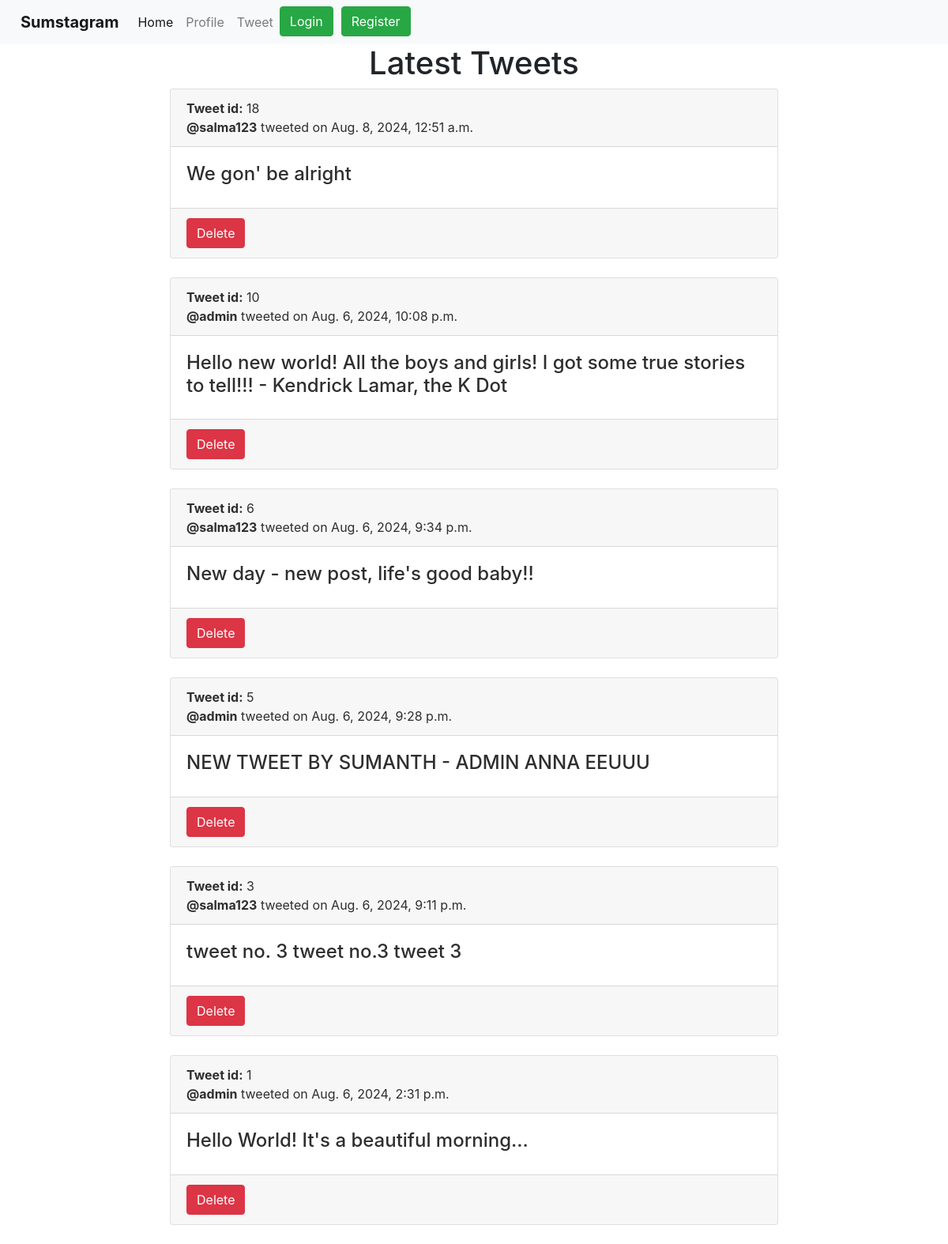
Before: / with the older database file.
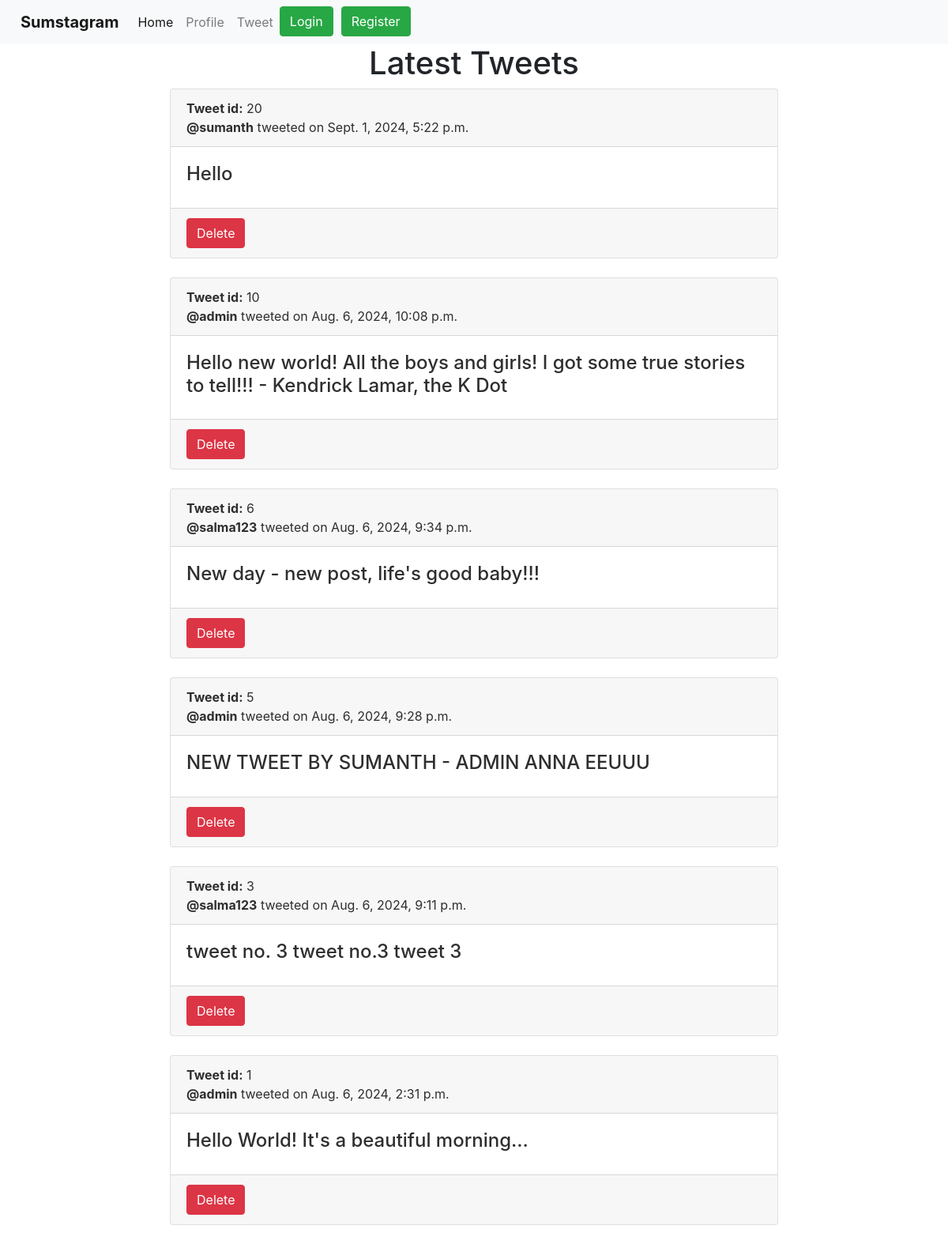
After: the same page with the newer database file.
### app1/models.py (models this page shows, shortened)
class Tweet(models.Model):
    usern = models.CharField(max_length=20)
    date = models.DateTimeField(auto_now_add=True)
    tweet = models.CharField(max_length=300)
    likes = models.ManyToManyField(User, related_name="post_likes")
    dislikes = models.ManyToManyField(User, related_name="post_dislikes")

### app1/views.py (the view)
# urls.py: path("", views.render_home, name="home"),
def render_home(request):
    all = Tweet.objects.all()[::-1]
    print(request.user)
    return render(request, "index.html", {"all": all})

### templates/index.html (shortened to what this page needs)
<!DOCTYPE html>
<html lang="en">
<!doctype html>
<html lang="en">
<head>
    <link href="https://cdn.jsdelivr.net/npm/bootstrap@5.3.3/dist/css/bootstrap.min.css" rel="stylesheet"
>
</head>
<body>
    {% include 'navbar.html' %}
    <h1 align="center">Latest Tweets</h1>
    {% for j in all %}
    <div class="container col-lg-8">
        <div class="card">
    <a href="{% url 'display' j.id %}" style="text-decoration: none; color: rgb(47, 46, 46)">
    <div class="card-header">
        <strong>Tweet id:</strong> {{ j.id }} <br> <strong>@{{ j.usern }}</strong> tweeted on {{ j.date }}
    </div>
    <div class="card-body">
        <h4>{{ j.tweet }}</h4>
    </div>
    </a>
    <div class="card-footer">
    <a href="{% url 'delete' j.id %}"><button class="btn btn-danger">Delete</button></a>
    </div>
    </div>
</div>
    <br>
    {% endfor %}
</body>
</html>
</html>

### templates/navbar.html (shortened to what this page needs)
<link rel="stylesheet" href="https://cdn.jsdelivr.net/npm/bootstrap@4.0.0/dist/css/bootstrap.min.css">
<nav class="navbar navbar-expand-lg navbar-light bg-light">
  <a class="navbar-brand" href="{% url 'home' %}" style="padding-left: 10px;"><strong>Sumstagram</strong></a>
  <div class="collapse navbar-collapse" id="navbarSupportedContent">
    <ul class="navbar-nav mr-auto">
      <li class="nav-item active">
        <a class="nav-link" href="{% url 'home' %}">Home</a>
      </li>
      <li class="nav-item">
        <a class="nav-link" href="{% url 'profile' %}">Profile</a>
      </li>
      <li class="nav-item">
        <a class="nav-link" href="{% url 'create' %}">Tweet</a>
      </li>
      {% if request.user.is_authenticated %}
      <div style="background-color: beige; border: 10px">
      <h6 align="center" style="padding-top: 10px; padding-left: 10px; padding-right: 10px; color: blue">Hello @{{ request.user.username }}</h6>
    </div>
      <li >
        <a href="{% url 'logout' %}" style="padding-left: 10px;">
        <button class="btn btn-danger my-2 my-sm-0" type="submit">Logout</button>
      </a>
      </li>
      {% else %}
      <li>
        <a href="{% url 'login' %}"  style="padding-right: 10px;">
        <button class="btn btn-success my-2 my-sm-0" type="submit">Login</button>
      </a>
      </li>
      <li>
        <a href="{% url 'register' %}">
        <button class="btn btn-success my-2 my-sm-0" type="submit">Register</button>
      </a>
      </li>
      {% endif %}
    </ul>
  </div>
</nav>

Changed rows visible on the page:
removed Tweet: id "18", usern "salma123", date "Aug. 8, 2024, 12:51 a.m.", tweet "We gon' be alright"
added Tweet: id "20", usern "sumanth", date "Sept. 1, 2024, 5:22 p.m.", tweet "Hello"
changed Tweet id 6: tweet "New day - new post, life's good baby!!" → "New day - new post, life's good baby!!!"
